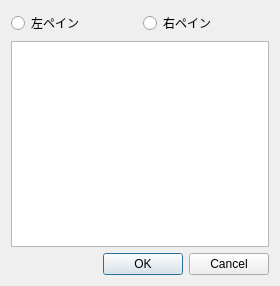
<?xml version="1.0" encoding="UTF-8"?>
<ui version="4.0">
 <class>HistoryDialog</class>
 <widget class="QDialog" name="HistoryDialog">
  <property name="geometry">
   <rect>
    <x>0</x>
    <y>0</y>
    <width>280</width>
    <height>286</height>
   </rect>
  </property>
  <property name="windowTitle">
   <string>履歴を選択</string>
  </property>
  <layout class="QVBoxLayout" name="verticalLayout">
   <item>
    <layout class="QHBoxLayout" name="horizontalLayout">
     <item>
      <widget class="QRadioButton" name="leftPane">
       <property name="focusPolicy">
        <enum>Qt::StrongFocus</enum>
       </property>
       <property name="text">
        <string>左ペイン</string>
       </property>
       <attribute name="buttonGroup">
        <string notr="true">buttonGroup</string>
       </attribute>
      </widget>
     </item>
     <item>
      <widget class="QRadioButton" name="rightPane">
       <property name="focusPolicy">
        <enum>Qt::StrongFocus</enum>
       </property>
       <property name="text">
        <string>右ペイン</string>
       </property>
       <attribute name="buttonGroup">
        <string notr="true">buttonGroup</string>
       </attribute>
      </widget>
     </item>
    </layout>
   </item>
   <item>
    <widget class="QListWidget" name="listWidget">
     <property name="focusPolicy">
      <enum>Qt::StrongFocus</enum>
     </property>
    </widget>
   </item>
   <item>
    <widget class="QDialogButtonBox" name="buttonBox">
     <property name="focusPolicy">
      <enum>Qt::StrongFocus</enum>
     </property>
     <property name="orientation">
      <enum>Qt::Horizontal</enum>
     </property>
     <property name="standardButtons">
      <set>QDialogButtonBox::Cancel|QDialogButtonBox::Ok</set>
     </property>
    </widget>
   </item>
  </layout>
 </widget>
 <tabstops>
  <tabstop>listWidget</tabstop>
  <tabstop>leftPane</tabstop>
  <tabstop>rightPane</tabstop>
 </tabstops>
 <resources/>
 <connections>
  <connection>
   <sender>buttonBox</sender>
   <signal>accepted()</signal>
   <receiver>HistoryDialog</receiver>
   <slot>accept()</slot>
   <hints>
    <hint type="sourcelabel">
     <x>248</x>
     <y>254</y>
    </hint>
    <hint type="destinationlabel">
     <x>157</x>
     <y>274</y>
    </hint>
   </hints>
  </connection>
  <connection>
   <sender>buttonBox</sender>
   <signal>rejected()</signal>
   <receiver>HistoryDialog</receiver>
   <slot>reject()</slot>
   <hints>
    <hint type="sourcelabel">
     <x>316</x>
     <y>260</y>
    </hint>
    <hint type="destinationlabel">
     <x>286</x>
     <y>274</y>
    </hint>
   </hints>
  </connection>
 </connections>
 <buttongroups>
  <buttongroup name="buttonGroup"/>
 </buttongroups>
</ui>
